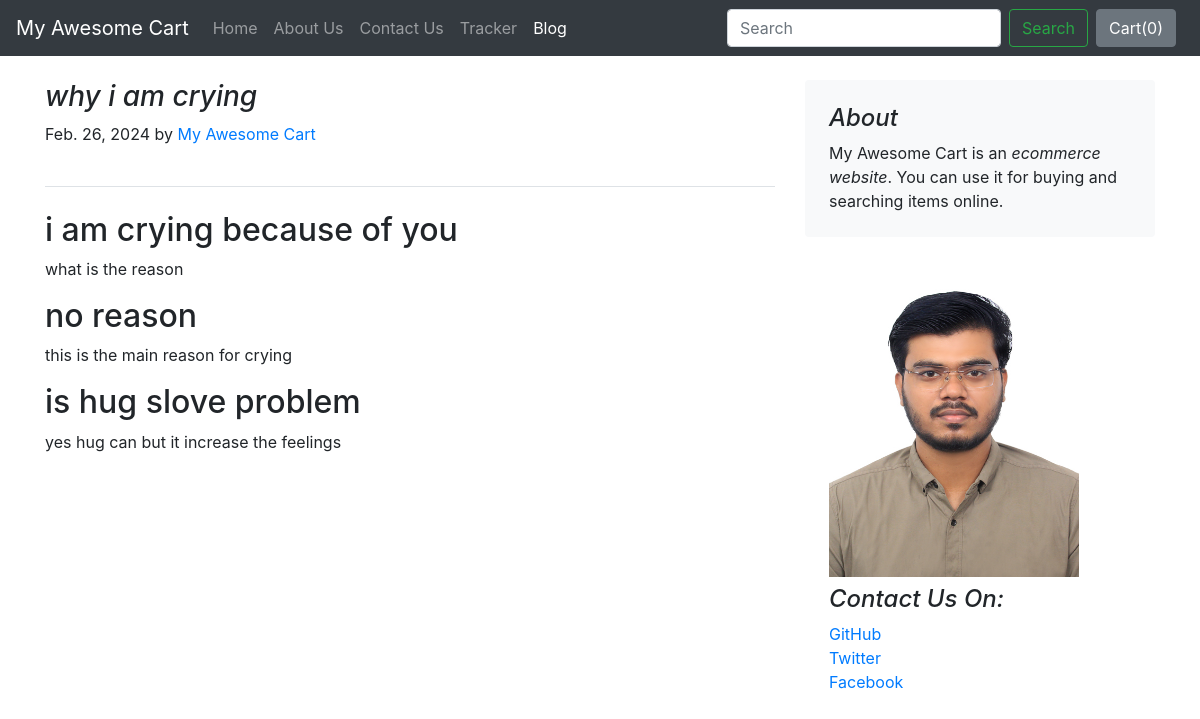
The page /blog/blogpost/1 on the database its author committed.
### blog/models.py (models this page shows, shortened)
class Blogpost(models.Model):
    post_id = models.AutoField(primary_key=True)
    title = models.CharField(max_length=500)
    head0 = models.CharField(max_length=500, default="")
    chead0 = models.CharField(max_length=5000, default="")
    head1 = models.CharField(max_length=500, default="")
    chead1 = models.CharField(max_length=5000, default="")
    head2 = models.CharField(max_length=500, default="")
    chead2 = models.CharField(max_length=5000, default="")
    pub_date = models.DateField()
    thumbnail = models.ImageField(upload_to='blog/images', default="")

### blog/views.py (the view)
# urls.py: path("blogpost/<int:pid>", views.blogpost, name="blogPost")
def blogpost(request, pid):
    post = Blogpost.objects.filter(post_id=pid)[0]
    return render(request, "blog/blogpost.html", {'post': post})

### blog/templates/blog/blogpost.html
{%extends 'blog/basic.html'%}
{%block body%}
<div class="container">
    <div class="row mt-4">
        <div class="col-md-8 blog-main">
            <div class="pb-4 mb-4 border-bottom">
                <h3 class="font-italic">{{post.title}}</h3>
                <p class="blog-post-meta">{{post.pub_date}} by <a href="#">My Awesome Cart</a></p>
            </div>
            <div class="blog-post">
                <h2 class="blog-post-title">{{post.head0}}</h2>
                <p>{{post.chead0}}</p>
                <h2>{{post.head1}}</h2>
                <p> {{post.chead1}}</p>
                <h2>{{post.head2}}</h2>
                <p>{{post.chead2}}</p>
            </div>
        </div>
        <aside class="col-md-4 blog-sidebar">
            <div class="p-4 mb-3 bg-light rounded">
                <h4 class="font-italic">About</h4>
                <p class="mb-0">My Awesome Cart is an <em>ecommerce website</em>. You can use it for buying and searching items online. </p>
            </div>
            <div class="p-4">
                <img src="/media/{{ post.thumbnail }}" class="bd-placeholder-img" width="250" height="300" alt="Thumbnail">
                <h4 class="font-italic my-2">Contact Us On: </h4>
                <ol class="list-unstyled">
                    <li><a href="#">GitHub</a></li>
                    <li><a href="#">Twitter</a></li>
                    <li><a href="#">Facebook</a></li>
                </ol>
            </div>
        </aside>
    </div>
</div>
{%endblock%}

### blog/templates/blog/basic.html (shortened to what this page needs)
<!doctype html>
<html lang="en">
  <head>
    <link rel="stylesheet" href="https://stackpath.bootstrapcdn.com/bootstrap/4.2.1/css/bootstrap.min.css">
  </head>
  <body>
    <nav class="navbar navbar-expand-lg navbar-dark bg-dark">
  <a class="navbar-brand" href="/shop">My Awesome Cart</a>
  <div class="collapse navbar-collapse" id="navbarSupportedContent">
    <ul class="navbar-nav mr-auto">
      <li class="nav-item">
        <a class="nav-link" href="/shop">Home <span class="sr-only">(current)</span></a>
      </li>
      <li class="nav-item">
        <a class="nav-link" href="/shop/about">About Us</a>
      </li>
      <li class="nav-item">
        <a class="nav-link" href="/shop/contact">Contact Us</a>
      </li>
      <li class="nav-item">
        <a class="nav-link" href="/shop/tracker">Tracker</a>
      </li>
      <li class="nav-item active">
        <a class="nav-link" href="/blog">Blog</a>
      </li>
    </ul>
    <form class="form-inline my-2 my-lg-0">
      <input class="form-control mr-sm-2" type="search" placeholder="Search" aria-label="Search">
      <button class="btn btn-outline-success my-2 my-sm-0" type="submit">Search</button>
    </form>
    <button type="button" class="btn btn-secondary mx-2" id="popcart" data-container="body" data-toggle="popover" data-placement="bottom" data-html="true" data-content="Vivamus
sagittis lacus vel augue laoreet rutrum faucibus.">
  Cart(<span id="cart">0</span>)
</button>
  </div>
</nav>
  {% block body %} {% endblock %}
  </body>
</html>

### rows shown on the page
Blogpost: title "why i am crying", pub_date "Feb. 26, 2024", head0 "i am crying because of you", chead0 "what is the reason", head1 "no reason", chead1 "this is the main reason for crying", head2 "is hug slove problem", chead2 "yes hug can but it increase the feelings", thumbnail (picture)
